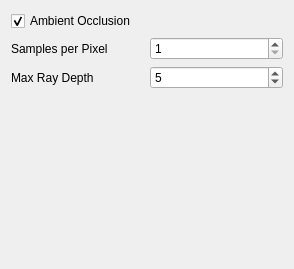
<?xml version="1.0" encoding="UTF-8"?>
<ui version="4.0">
 <class>MantaViewOptions</class>
 <widget class="QWidget" name="MantaViewOptions">
  <property name="geometry">
   <rect>
    <x>0</x>
    <y>0</y>
    <width>294</width>
    <height>269</height>
   </rect>
  </property>
  <property name="windowTitle">
   <string>Dialog</string>
  </property>
  <layout class="QGridLayout" name="gridLayout">
   <!-- <item row="1" column="0">
    <layout class="QHBoxLayout" name="horizontalLayout">
     <item>
      <widget class="QLabel" name="label">
       <property name="toolTip">
        <string/>
       </property>
       <property name="text">
        <string>Render Threads</string>
       </property>
      </widget>
     </item>
     <item>
      <widget class="QSpinBox" name="threads">
       <property name="toolTip">
        <string>Controls the number of manta rendering threads.</string>
       </property>
       <property name="minimum">
        <number>1</number>
       </property>
       <property name="maximum">
        <number>256</number>
       </property>
      </widget>
     </item>
    </layout>
   </item> -->
   <item row="3" column="0">
    <layout class="QHBoxLayout" name="horizontalLayout_2">
     <item>
      <widget class="QLabel" name="label_2">
       <property name="text">
        <string>Samples per Pixel</string>
       </property>
      </widget>
     </item>
     <item>
      <widget class="QSpinBox" name="samples">
       <property name="toolTip">
        <string>Controls multisample rendering.</string>
       </property>
       <property name="minimum">
        <number>1</number>
       </property>
      </widget>
     </item>
    </layout>
   </item>
   <item row="4" column="0">
    <layout class="QHBoxLayout" name="horizontalLayout_3">
     <item>
      <widget class="QLabel" name="label_3">
       <property name="text">
        <string>Max Ray Depth</string>
       </property>
      </widget>
     </item>
     <item>
      <widget class="QSpinBox" name="maxDepth">
       <property name="toolTip">
        <string>Controls maximum number of ray bounces.</string>
       </property>
       <property name="minimum">
        <number>1</number>
       </property>
       <property name="value">
        <number>5</number>
       </property>
      </widget>
     </item>
    </layout>
   </item>
   <item row="5" column="0">
    <spacer name="verticalSpacer">
     <property name="orientation">
      <enum>Qt::Vertical</enum>
     </property>
     <property name="sizeHint" stdset="0">
      <size>
       <width>20</width>
       <height>40</height>
      </size>
     </property>
    </spacer>
   </item>
   <item row="2" column="0">
    <!-- <widget class="QCheckBox" name="shadows">
     <property name="toolTip">
      <string>Enable/Disable shadows</string>
     </property>
     <property name="text">
      <string>Shadows</string>
     </property>
    </widget> -->
    <widget class="QCheckBox" name="ao">
     <property name="toolTip">
      <string>Enable/Disable AO</string>
     </property>
     <property name="text">
      <string>Ambient Occlusion</string>
     </property>
     <property name="checked">
      <bool>true</bool>
    </property>
    </widget>
   </item>
  </layout>
 </widget>
 <resources/>
 <connections/>
</ui>
